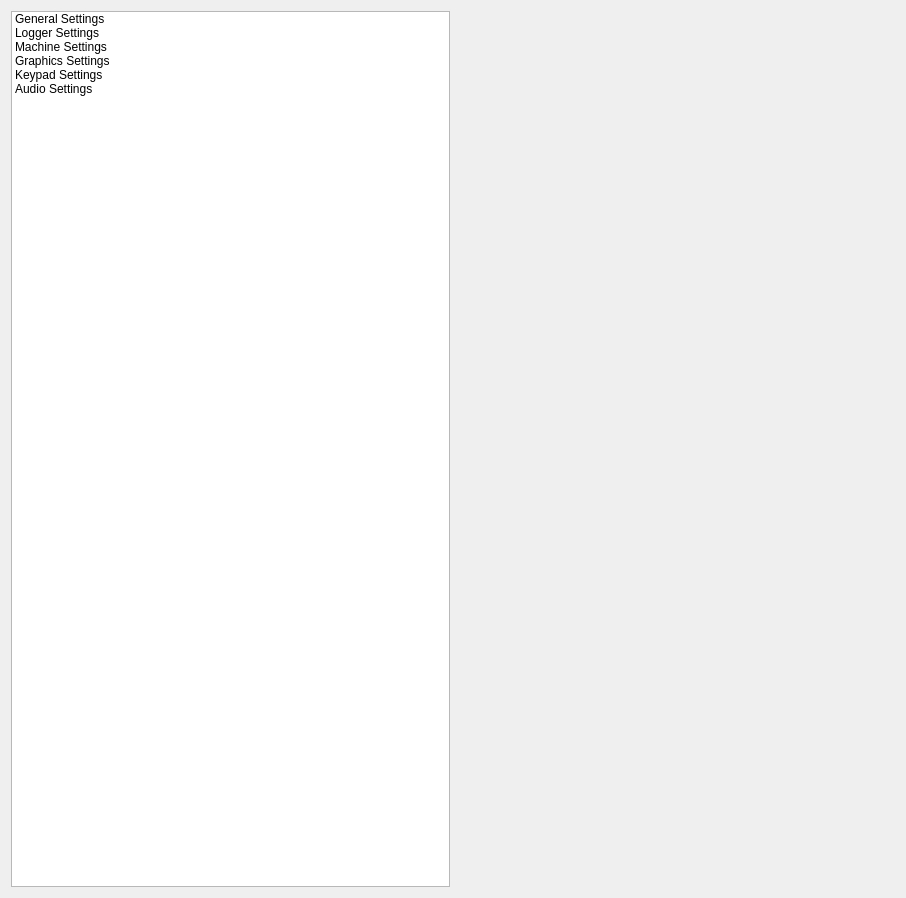
<?xml version="1.0" encoding="UTF-8"?>
<ui version="4.0">
 <class>SettingsDialog</class>
 <widget class="QDialog" name="SettingsDialog">
  <property name="geometry">
   <rect>
    <x>0</x>
    <y>0</y>
    <width>906</width>
    <height>898</height>
   </rect>
  </property>
  <property name="windowTitle">
   <string>vm-tutorial settings</string>
  </property>
  <property name="modal">
   <bool>true</bool>
  </property>
  <layout class="QHBoxLayout" name="horizontalLayout_2">
   <item>
    <widget class="QListWidget" name="settingsList">
     <item>
      <property name="text">
       <string>General Settings</string>
      </property>
     </item>
     <item>
      <property name="text">
       <string>Logger Settings</string>
      </property>
     </item>
     <item>
      <property name="text">
       <string>Machine Settings</string>
      </property>
     </item>
     <item>
      <property name="text">
       <string>Graphics Settings</string>
      </property>
     </item>
     <item>
      <property name="text">
       <string>Keypad Settings</string>
      </property>
     </item>
     <item>
      <property name="text">
       <string>Audio Settings</string>
      </property>
     </item>
    </widget>
   </item>
   <item>
    <widget class="QStackedWidget" name="selectedSettingsWidget">
     <property name="currentIndex">
      <number>-1</number>
     </property>
    </widget>
   </item>
  </layout>
 </widget>
 <resources/>
 <connections/>
</ui>
